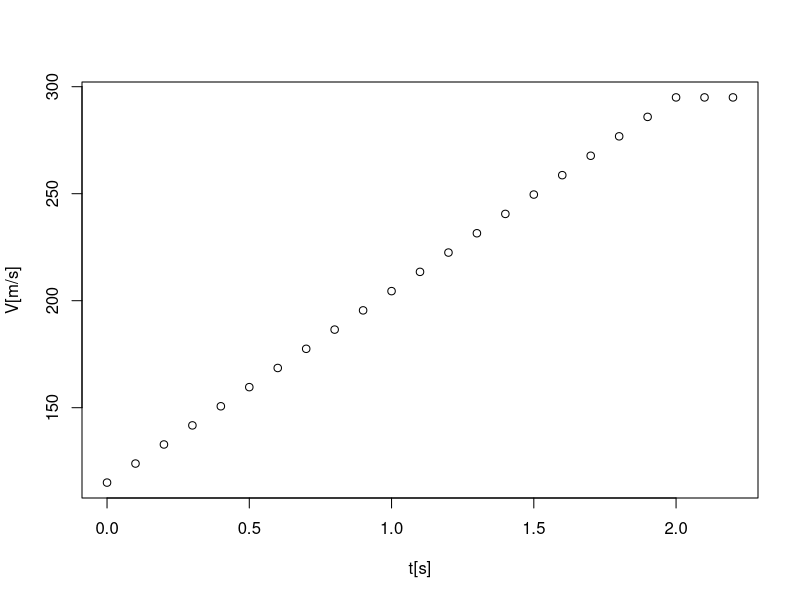
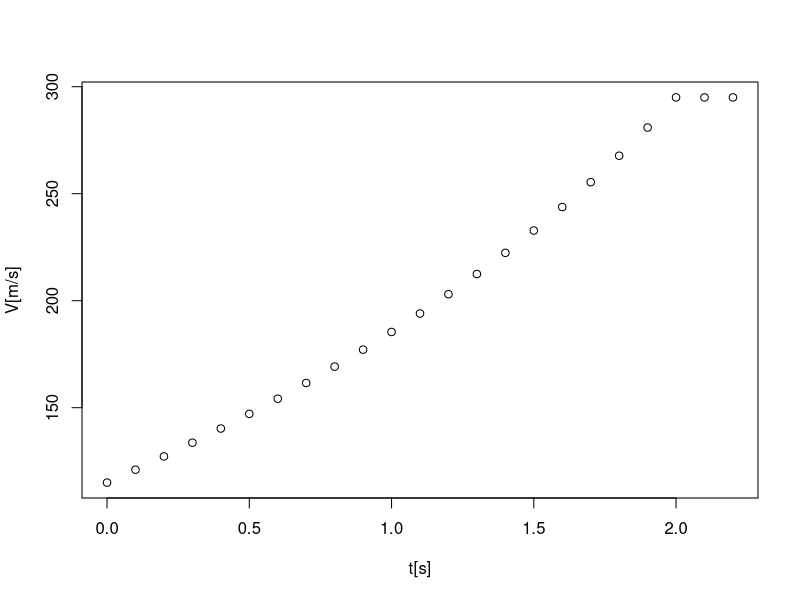
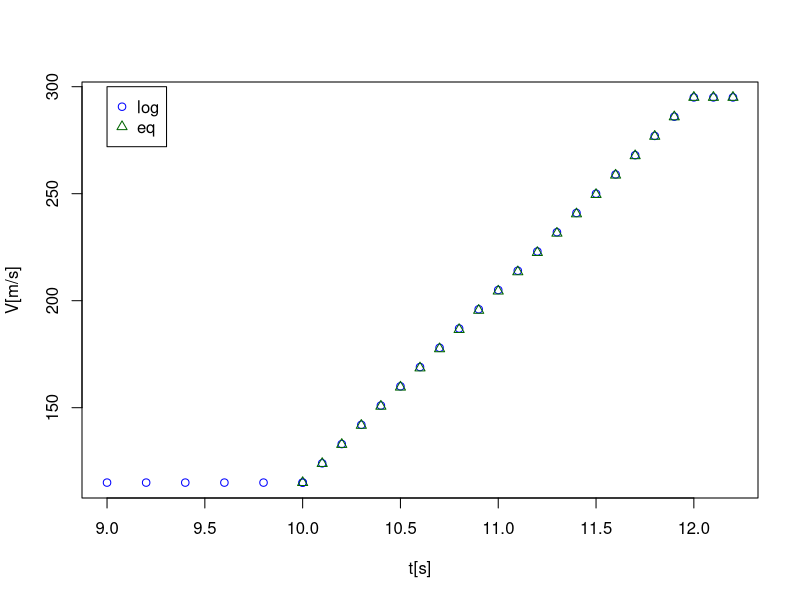

Recreate these plots in R, in order.
## ---- chunk 1
ng_velocity <- 7700
m <- 7
## ---- chunk 2
alpha_t <- (m * exp(180/ng_velocity) - m) / exp(180/ng_velocity)
## ---- chunk 3
alpha <- alpha_t / 2
## ---- chunk 4
f <- function(t) ifelse(t < 2, 115 + ng_velocity * log(m / (m - alpha * t)), 295)
x <- seq(0, 2.2, .1)
plot(x = x,
     y = f(x),
     xlab = "t[s]",
     ylab = "V[m/s]")
## ---- chunk 5
alpha.200 <- (m * exp(180/200) - m) / exp(180/200) / 2
f.200 <- function(t) ifelse(t < 2, 115 + 200 * log(m / (m - alpha.200 * t)), 295)
x <- seq(0, 2.2, .1)
plot(x = x,
     y = f.200(x),
     xlab = "t[s]",
     ylab = "V[m/s]")
## ---- chunk 6
f.eq <- function(t) ifelse(t < 10, 115, ifelse(t < 12, 115 + (295 - 115) / 2 * (t - 10), 295))
x.eq <- c(seq(9, 10, 0.2), x + 10)
plot(x = x.eq,
     y = f.eq(x.eq),
     xlab = "t[s]",
     ylab = "V[m/s]",
     pch = 1,
     col = "blue")
points(x = x + 10, f(x), pch = 2, col = "darkgreen")
legend(x = 9,
       y = 300,
       legend = c("log", "eq"),
       pch = 1:2,
       col = c("blue", "darkgreen"))
